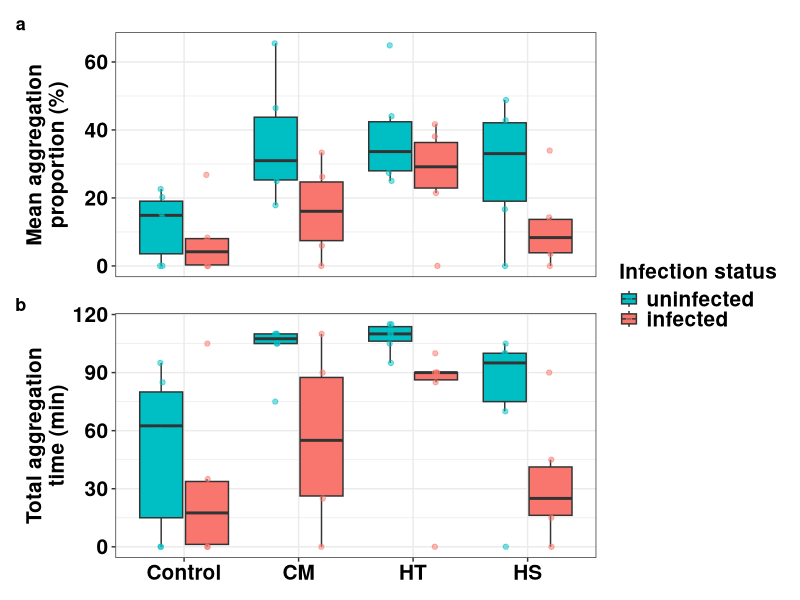
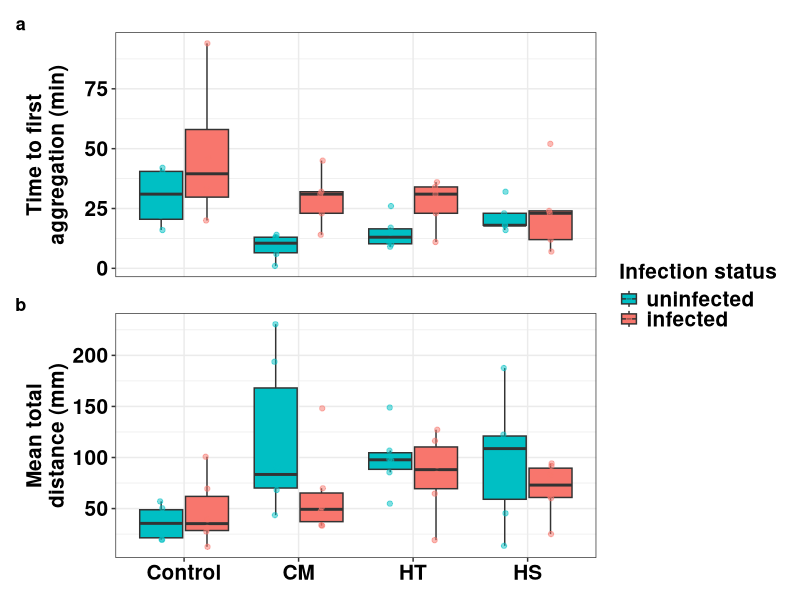
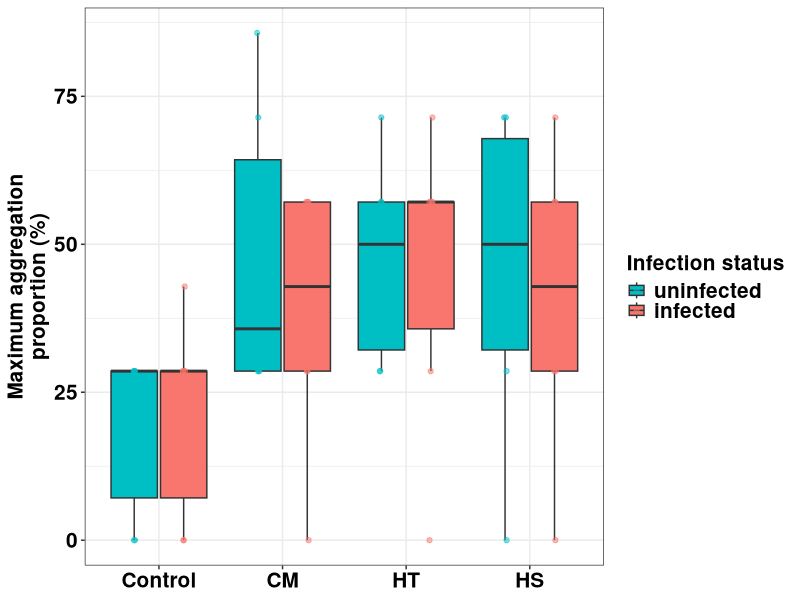
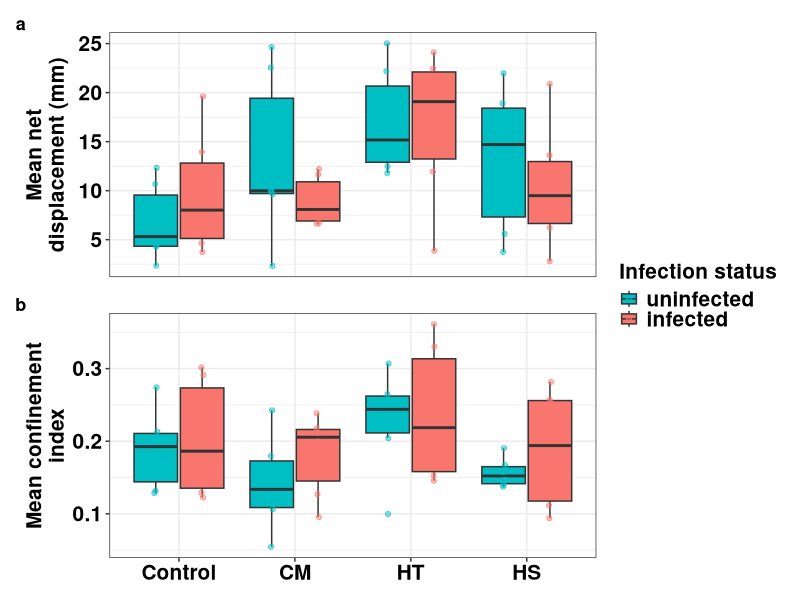
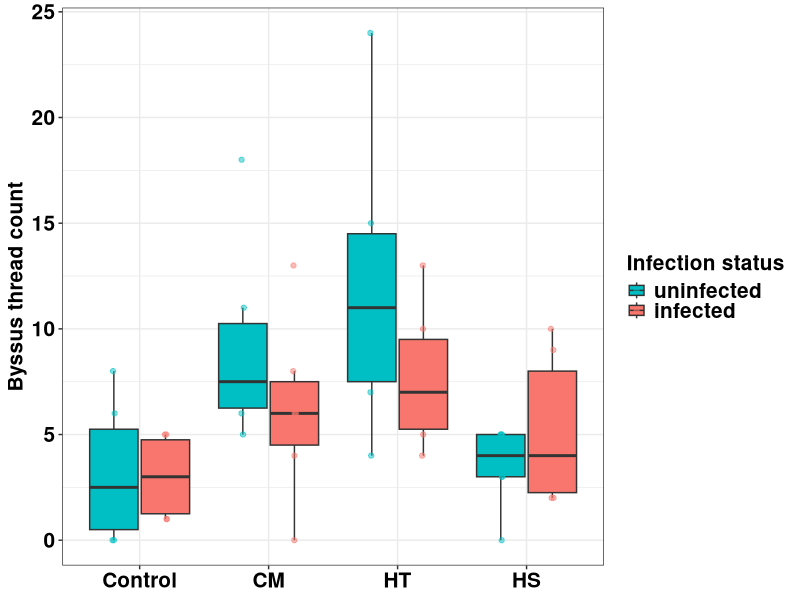
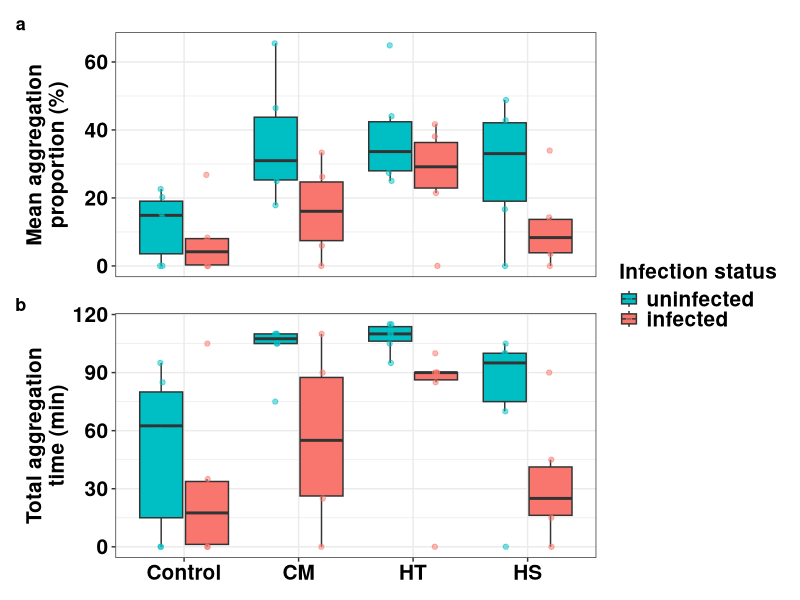
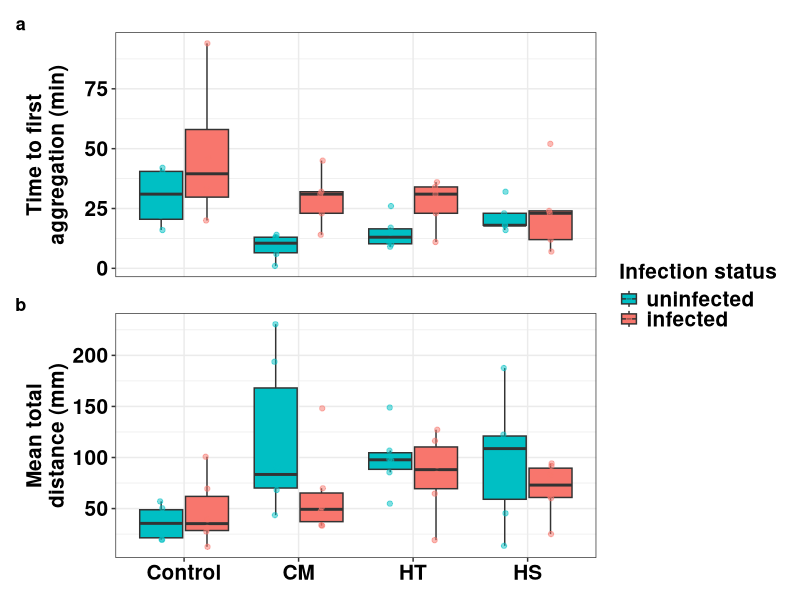
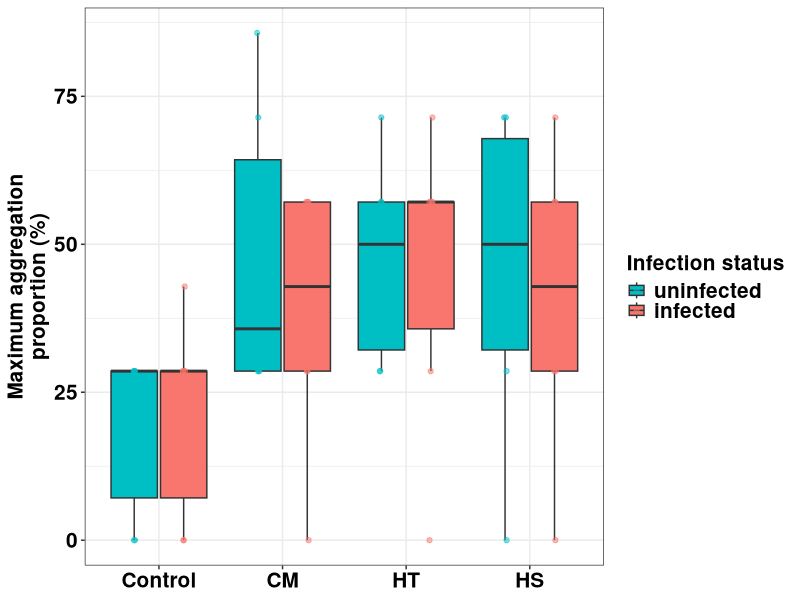

The R script that drew these images, in order:
# # ============================================================
# Aggregation & Movement Figures
# Project: Effects of parasitic infection on predation risk
#          responses in blue mussels (Mytilus edulis)
#
# Main text:
#   Figure 1: (a) mean aggregation proportion, (b) total aggregation time
#   Figure 2: (a) time to first aggregation, (b) mean total distance
# Appendix (ordered by metric number in Table 1):
#   Figure S1: maximum aggregation proportion
#   Figure S2: (a) mean net displacement, (b) mean confinement index
#   Figure S3: byssus thread count
#
# Shared layout: paired panels share the x-axis (Group); a single
# legend is collected to the right; all fonts bold, size 13.
# ============================================================

library(dplyr)
library(ggplot2)
library(patchwork)

# ---- Data ----
move_total <- read.csv(
  "data/processed/merged_movement.csv",
  header = TRUE, sep = ",", stringsAsFactors = FALSE, fileEncoding = "UTF-8"
)
move_total$Group  <- factor(move_total$Group,
                            levels = c("Control", "CM", "HT", "HS"))
move_total$Status <- factor(move_total$Status,
                            levels = c("uninfected", "infected"))

# ---- Colours ----
col_status <- c("uninfected" = "#00BFC4", "infected" = "#F8766D")

# ---- Common theme (all bold, size 13) ----
base_theme <- theme_bw() +
  theme(
    strip.text   = element_text(face = "bold", size = 15, color = "black"),
    axis.text    = element_text(face = "bold", size = 15, color = "black"),
    axis.title   = element_text(face = "bold", size = 15, color = "black"),
    legend.title = element_text(face = "bold", size = 15, color = "black"),
    legend.text  = element_text(face = "bold", size = 15, color = "black"),
    legend.key.size = unit(0.5, "cm")
  )

# ---- Reusable panel builders ----------------------------------
# Top panel of a pair: x-axis removed (shared with bottom panel)
make_top <- function(data, yvar, ylab, tag) {
  ggplot(data, aes(x = Group, y = .data[[yvar]], fill = Status)) +
    geom_boxplot(outlier.shape = NA, position = position_dodge(width = 0.8)) +
    geom_jitter(aes(color = Status), alpha = 0.5, size = 1.5,
                position = position_jitterdodge(jitter.width = 0.05,
                                                dodge.width = 0.8)) +
    scale_fill_manual(values = col_status) +
    scale_color_manual(values = col_status) +
    base_theme +
    theme(axis.title.x = element_blank(),
          axis.text.x  = element_blank(),
          axis.ticks.x = element_blank(),
          plot.tag     = element_text(size = 13, face = "bold")) +
    labs(y = ylab, x = NULL,
         fill = "Infection status", color = "Infection status", tag = tag)
}

# Bottom panel of a pair: keeps the x-axis
make_bottom <- function(data, yvar, ylab, tag) {
  ggplot(data, aes(x = Group, y = .data[[yvar]], fill = Status)) +
    geom_boxplot(outlier.shape = NA, position = position_dodge(width = 0.8)) +
    geom_jitter(aes(color = Status), alpha = 0.5, size = 1.5,
                position = position_jitterdodge(jitter.width = 0.05,
                                                dodge.width = 0.8)) +
    scale_fill_manual(values = col_status) +
    scale_color_manual(values = col_status) +
    base_theme +
    theme(plot.tag = element_text(size = 13, face = "bold")) +
    labs(y = ylab, x = NULL,
         fill = "Infection status", color = "Infection status", tag = tag)
}

# Single (standalone) panel: keeps the x-axis, no tag
make_single <- function(data, yvar, ylab) {
  ggplot(data, aes(x = Group, y = .data[[yvar]], fill = Status)) +
    geom_boxplot(outlier.shape = NA, position = position_dodge(width = 0.8)) +
    geom_jitter(aes(color = Status), alpha = 0.5, size = 1.5,
                position = position_jitterdodge(jitter.width = 0.05,
                                                dodge.width = 0.8)) +
    scale_fill_manual(values = col_status) +
    scale_color_manual(values = col_status) +
    base_theme +
    labs(y = ylab, x = NULL,
         fill = "Infection status", color = "Infection status")
}

# ================================================================
# Figure 1: (a) mean aggregation proportion, (b) total aggregation time
# ================================================================
f1_a <- make_top(move_total, "mean_A",
                 "Mean aggregation\nproportion (%)", "a")
f1_b <- make_bottom(move_total, "total_time_agg",
                    "Total aggregation\ntime (min)", "b")

fig1 <- wrap_plots(f1_a, f1_b, ncol = 1) + plot_layout(guides = "collect")
fig1
ggsave("outputs/figures/Figure1_aggregation.pdf",
       plot = fig1, width = 8, height = 9)

# ================================================================
# Figure 2: (a) time to first aggregation, (b) mean total distance
#   Panel a uses only arenas where aggregation occurred
# ================================================================
f2_a <- make_top(filter(move_total, Aggregated == "yes"), "Start_Time",
                 "Time to first\naggregation (min)", "a")
f2_b <- make_bottom(move_total, "mean_gross_mm",
                    "Mean total\ndistance (mm)", "b")

fig2 <- wrap_plots(f2_a, f2_b, ncol = 1) + plot_layout(guides = "collect")
fig2
ggsave("outputs/figures/Figure2_time_distance.pdf",
       plot = fig2, width = 8, height = 9)

# ================================================================
# Figure S1: maximum aggregation proportion (single panel)
# ================================================================
figS1 <- make_single(move_total, "Amax",
                     "Maximum aggregation\nproportion (%)")
figS1
ggsave("outputs/figures/FigureS1_max_aggregation.pdf",
       plot = figS1, width = 8, height = 6)

# ================================================================
# Figure S2: (a) mean net displacement, (b) mean confinement index
# ================================================================
fS2_a <- make_top(move_total, "mean_net_mm",
                  "Mean net\ndisplacement (mm)", "a")
fS2_b <- make_bottom(move_total, "mean_CI",
                     "Mean confinement\nindex", "b")

figS2 <- wrap_plots(fS2_a, fS2_b, ncol = 1) + plot_layout(guides = "collect")
figS2
ggsave("outputs/figures/FigureS2_net_confinement.pdf",
       plot = figS2, width = 8, height = 9)

# ================================================================
# Figure S3: byssus thread count (single panel)
# ================================================================
figS3 <- make_single(move_total, "Byssus",
                     "Byssus thread count")
figS3
ggsave("outputs/figures/FigureS3_byssus.pdf",
       plot = figS3, width = 8, height = 6)
